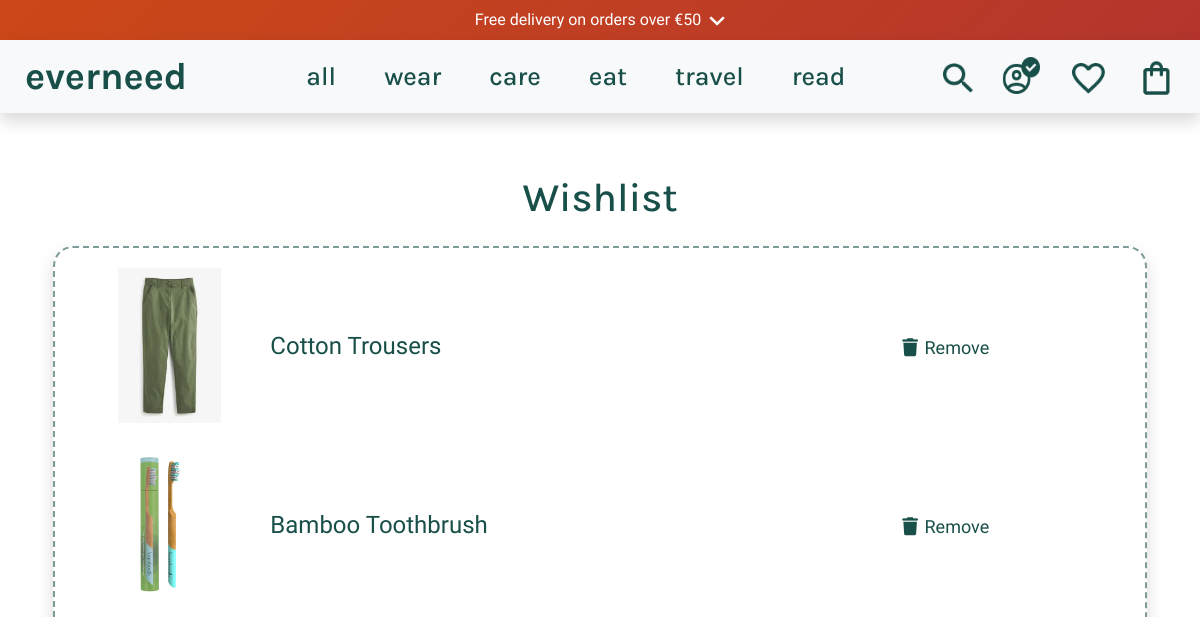
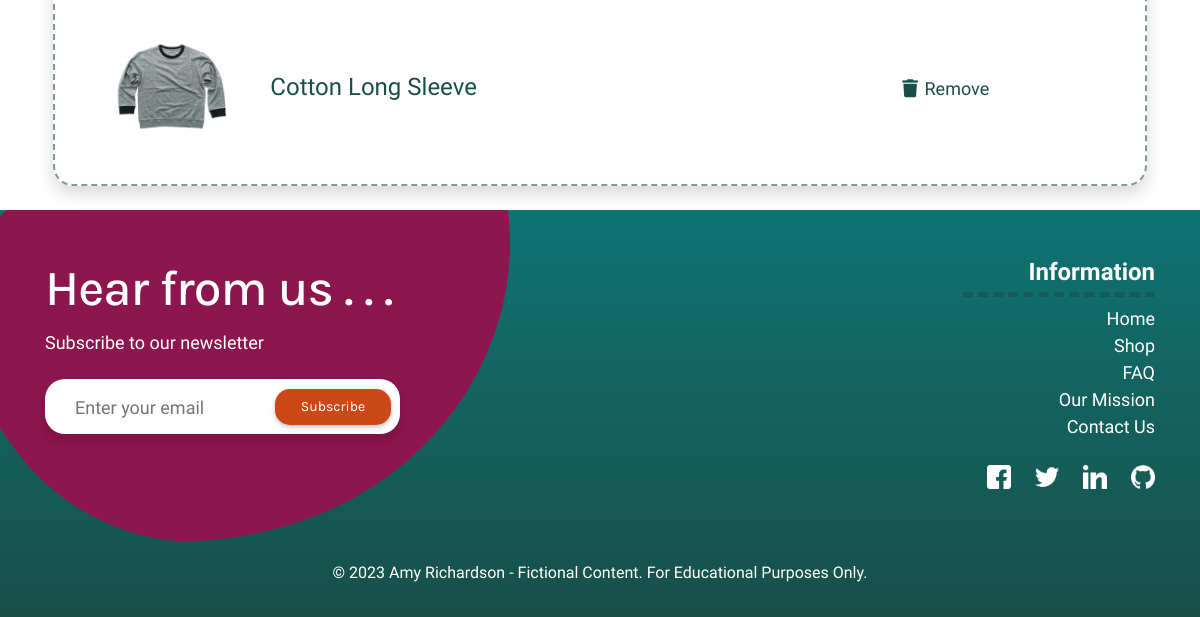
The page /wishlist/ (signed in) on the database as committed earlier (2 pictures, top to bottom).
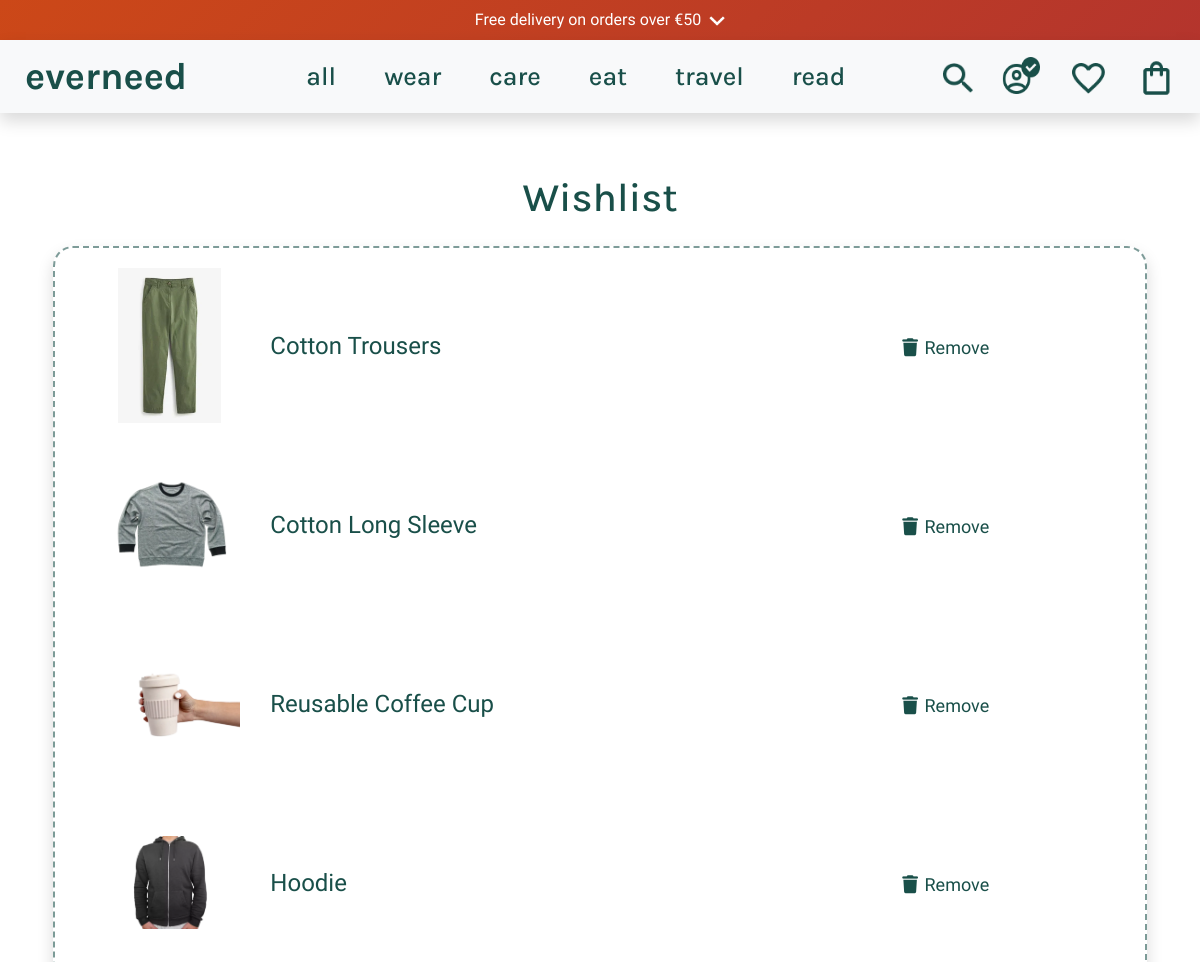
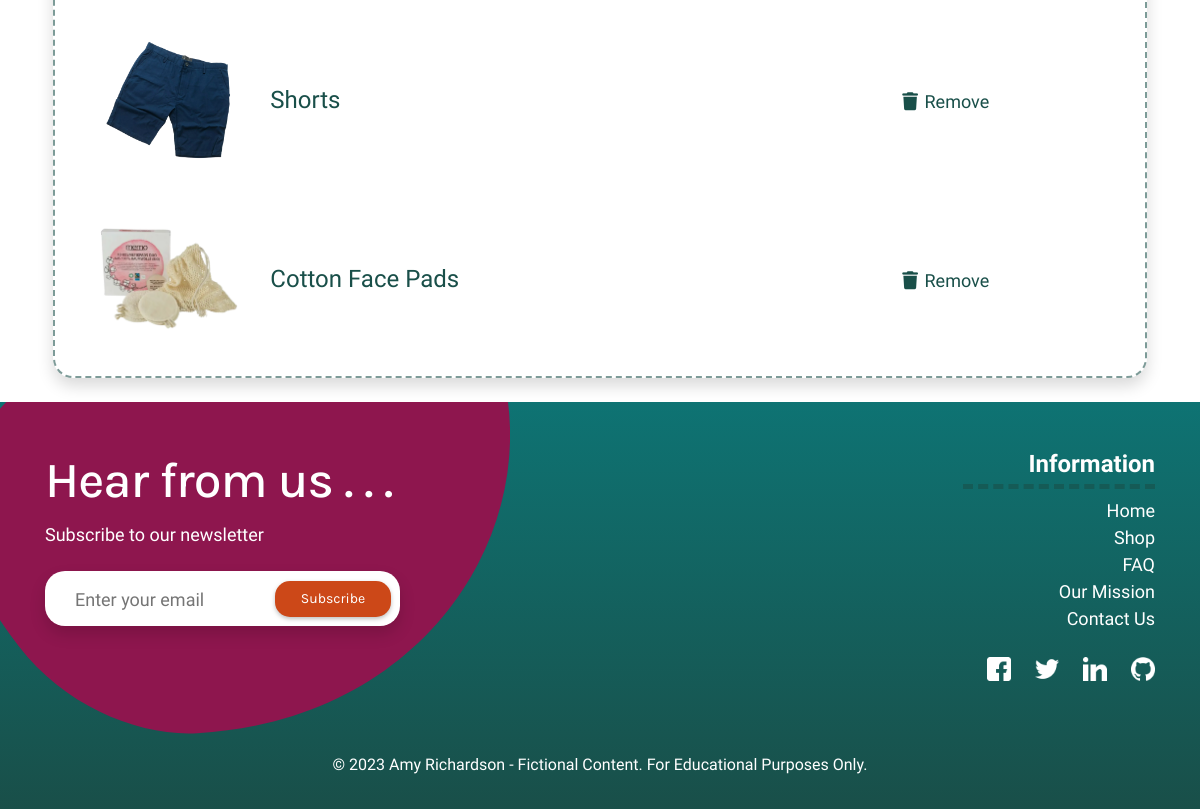
The same page on the database as committed later (2 pictures, top to bottom).
### wishlist/models.py (models this page shows, shortened)
class Wishlist(models.Model):
    user_profile = models.ForeignKey(UserProfile, on_delete=models.CASCADE,
                                     null=False, blank=False,
                                     related_name='user_wishlist',
                                     default=None)
    product = models.ForeignKey(Product, null=False, blank=False,
                                on_delete=models.CASCADE, default=None)

### products/models.py (models this page shows, shortened)
class Product(models.Model):
    category = models.ForeignKey(
        'Category', null=True, blank=True, on_delete=models.SET_NULL)
    sku = models.CharField(
        max_length=254, null=True, blank=True)
    name = models.CharField(max_length=254)
    description = models.TextField(max_length=1024, default='')
    price = models.DecimalField(max_digits=6, decimal_places=2)
    sale_price = models.DecimalField(
        max_digits=6, decimal_places=2, null=True, blank=True)
    discount = models.DecimalField(
        max_digits=6, decimal_places=2, null=True, blank=True)
    has_sizes = models.BooleanField(default=False, null=True, blank=True)
    ml_sizes = models.BooleanField(default=False, null=True, blank=True)
    is_shoe = models.BooleanField(default=False, null=True, blank=True)
    carbon_fp = models.DecimalField(
        max_digits=6, decimal_places=2, blank=True, null=True)
    carbon_saved = models.DecimalField(
        max_digits=6, decimal_places=2, blank=True, null=True)
    rating = models.DecimalField(max_digits=6, decimal_places=2, null=True,
                                 blank=True)
    image_url = models.URLField(
        max_length=1024, null=True, blank=True)
    image = models.ImageField(null=True, blank=True)
    feature_product = models.BooleanField(default=False, blank=True)
    is_sale = models.BooleanField(default=False)

### wishlist/views.py (the view)
# urls.py: path('wishlist/', include('wishlist.urls')),
@login_required
def wishlist(request):
    user_profile = UserProfile.objects.get(user=request.user)
    user_wishlist = Wishlist.objects.filter(user_profile=user_profile)
    return render(request, 'wishlist/wishlist.html', {'user_wishlist': user_wishlist})

### wishlist/templates/wishlist/wishlist.html (shortened to what this page needs)
{% extends 'base.html' %}
{% load static %}
{% block content %}
<div class="container mt-5 text-center">
    <div class="row">
        <h1 class="col section-title my-3">Wishlist</h1>
    </div>
    <div class="row wishlist-border p-2 mb-4 m-2 shadow">
        <div class="col-12">
            {% if user_wishlist %}
            <ul class="list-group">
                {% for item in user_wishlist %}
                <li class="list-group-item">
                    <div class="row align-items-center">
                        <div class="col-2">
                            <a href="{% url 'product_detail' item.product.id %}">
                                {% if item.product.image %}
                                <img class="w-100 wishlist-prod" src="{{ item.product.image.url }}" alt="{{ item.product.name }}">
                                {% else %}
                                <img class="w-100 wishlist-prod" src="{{ MEDIA_URL }}product_placeholder.png"
                                    alt="{{ item.product.name }}">
                                {% endif %}
                            </a>
                        </div>
                        <div class="col-6 text-left">
                            <p class="my-0">{{ item.product.name }}</p>
                        </div>
                        <div class="col-4">
                            <a href="{% url 'remove_from_wishlist' item.product.id %}" class="wishlist-delete">
                                <i class="fas fa-trash wishlist-icon"></i> Remove
                            </a>
                        </div>
                    </div>
                </li>
                {% endfor %}
            </ul>
            {% else %}
            <div class="col-12 text-center my-5">
                <p class="p-txt">Your wishlist is empty.</p>
            </div>
            {% endif %}
        </div>
    </div>
</div>
{% endblock %}

### templates/base.html (shortened to what this page needs)
{% load static %}
<!doctype html>
<html lang="en">
<head>
    {% block corecss %}
    <link rel="stylesheet" href="https://cdn.jsdelivr.net/npm/bootstrap@4.6.2/dist/css/bootstrap.min.css"
>
    <link rel="stylesheet" href="{% static 'css/base.css' %}">
    {% endblock %}
</head>
<body>
    {% include 'includes/header.html' %}
    <main>
    {% block content %}
    {% endblock %}
    </main>
    {% include 'includes/footer.html' %}
</body>
</html>

### templates/includes/header.html (shortened to what this page needs)
{% load static %}
<header class="container-fluid fixed-top p-0">
    {% include 'includes/delivery_banner.html' %}
    <nav class="navbar navbar-expand-lg navbar-light bg-light shadow">
        <div class="row">
            <div class="logo ml-lg-2 ml-xl-2">
                <a href="{% url 'home' %}" class="nav-link navbar-logo ml-3">
                everneed
                </a>
            </div>
        </div>
        <div class="collapse navbar-collapse" id="navbarTogglerDemo02">
            <ul class="navbar-nav w-auto mx-auto w-75">
                <li class="nav-item dropdown {% if request.resolver_match.url_name == 'products' and not request.GET.category %}active-nav-item{% endif %}">
                    <a class="nav-links mx-lg-4 mx-md-2 pb-2" href="{% url 'products' %}" id="all-products-link" data-toggle="dropdown"
                        aria-haspopup="true" aria-expanded="false">
                        all
                    </a>
                </li>
                <li class="nav-item dropdown {% if request.GET.category == 'wear' %}active-nav-item{% endif %}">
                    <a class="nav-links mx-lg-4 mx-md-2" href="{% url 'products' %}?category=wear" data-toggle="dropdown" aria-haspopup="true"
                        aria-expanded="false">
                        wear
                    </a>
                </li>
                <li class="nav-item dropdown {% if request.GET.category == 'care' %}active-nav-item{% endif %}">
                    <a class="nav-links mx-lg-4 mx-md-2" href="{% url 'products' %}?category=care" data-toggle="dropdown" aria-haspopup="true"
                        aria-expanded="false">
                        care
                    </a>
                </li>
                <li class="nav-item dropdown {% if request.GET.category == 'eat' %}active-nav-item{% endif %}">
                    <a class="nav-links mx-lg-4 mx-md-2" href="{% url 'products' %}?category=eat" data-toggle="dropdown" aria-haspopup="true"
                        aria-expanded="false">
                        eat
                    </a>
                </li>
                <li class="nav-item dropdown {% if request.GET.category == 'travel' %}active-nav-item{% endif %}">
                    <a class="nav-links mx-lg-4 mx-md-2" href="{% url 'products' %}?category=travel" data-toggle="dropdown" aria-haspopup="true"
                        aria-expanded="false">
                        travel
                    </a>
                </li>
                <li class="nav-item dropdown {% if request.resolver_match.url_name == 'article' %}active-nav-item{% endif %}">
                    <a class="nav-links mx-lg-4 mx-md-2" href="{% url 'article' %}" title="articles">
                        read
                    </a>
                </li>
            </ul>
            <ul class="nav-menu list-inline list-unstyled text-center text-lg-right my-0">
                <li class="list-inline-item">
                    <a class="nav-link" href="#" data-toggle="modal" data-target="#searchModal" title="Search">
                            <div class="text-center mx-2">
                                <img src="{% static 'icons/search.png' %}" class="nav-search" alt="search">
                            </div>
                    </a>
                </li>
                <li class="list-inline-item dropdown">
                    <a class="nav-link nav-links" href="{% url 'profile' %}" id="user-options" data-toggle="dropdown" aria-haspopup="true"
                        aria-expanded="false" title="Account">
                        <div class="text-center mx-2">
                            <img src="{% if request.user.is_authenticated %}{% static 'icons/logged_in.png' %}{% else %}{% static 'icons/account_circle.png' %}{% endif %}" class="nav-image nav-profile" alt="profile">
                        </div>
                    </a>
                </li>
                <li class="list-inline-item">
                    {% if request.user.is_authenticated %}
                    <a class="" href="{% url 'wishlist' %}" title="Wishlist">
                        <div class="text-center mx-2">
                            <img src="{% static 'icons/wishlist.png' %}" class="nav-image" alt="wishlist">
                        </div>
                    </a>
                    {% else %}
                    <a class="" href="/accounts/login/" title="Wishlist">
                        <div class="text-center mx-2">
                            <img src="{% static 'icons/wishlist.png' %}" class="nav-image" alt="wishlist">
                        </div>
                    </a>
                    {% endif %}
                </li>
                <li class="list-inline-item">
                    <a class="" href="{% url 'bag' %}" title="Bag">
                        <div class="text-center mx-2 d-none d-sm-block d-md-none d-lg-block d-xl-block">
                            {% if total_item_count == 0 %}
                            <img src="{% static 'icons/bag.png' %}" class="nav-image" alt="shopping bag">
                            {% else %}
                            <img src="{% static 'icons/bag_number_item.png' %}" class="nav-image" alt="shopping bag">
                            <span class="bag-quantity">{{ total_item_count }}</span>
                            {% endif %}
                        </div>
                    </a>
                </li>
            </ul>
        </div>
    </nav>
</header>

### templates/includes/delivery_banner.html
{% load static %}
<div class="text-center w-100 p-2 text-white delivery_dropdown">
    <span class="delivery_ban">Free delivery on orders over €{{ free_delivery_threshold }}&nbsp;&nbsp;<img src="{% static 'icons/dropdown_white.png' %}" class="dropdown_white_arrow" alt="dropdown arrow for delivery information overlay"></span>
</div>

### templates/includes/footer.html (shortened to what this page needs)
{% load static %}
<footer class="footer-bg text-white">
    <div class="container py-4">
        <div class="row justify-content-between">
            <div class="newsletter js-rollover" data-radius="50">
                <h2 class="newsletter-title">Hear from us . . .</h2>
                <p class="newsletter-text">Subscribe to our newsletter</p>
                <form method="GET" action="" class="newsletter-form" target="_blank">
                    <input type="email" name="EMAIL" id="email" class="shadow" placeholder="Enter your email">
                    <button type="submit" class="button newsletter-button">Subscribe</button>
                </form>
            </div>
            <div class="justify-content-end mt-2 footer-right">
                <div class="col-12 mb-4">
                    <div class="text-center text-lg-right">
                        <h4 class="mt-3 font-weight-bold footer-info">Information</h4>
                        <ul class="list-unstyled">
                            <li><a href="{% url 'home' %}" class="footer-links">Home</a></li>
                            <li><a href="{% url 'products' %}" class="footer-links">Shop</a></li>
                            <li><a href="{% url 'faq' %}" class="footer-links">FAQ</a></li>
                            <li><a href="{% url 'home' %}#our_mission" class="footer-links">Our Mission</a></li>
                            <li><a href="#" data-toggle="modal" data-target="#contactModal" class="footer-links">Contact Us</a></li>
                        </ul>
                    </div>
                </div>
                <div class="col-6 col-md-3 social social-icons mt-4">
                    <a href="https://www.facebook.com/" target="blank" rel="noopener"
                        aria-label="Facebook-opens in a new tab" title="Facebook">
                        <img src="{% static 'icons/facebook.png' %}" alt="Facebook Icon" class="social-icon">
                    </a>
                    <a href="https://twitter.com/home" target="blank" rel="noopener"
                        aria-label="Twitter-opens in a new tab" title="Twitter">
                        <img src="{% static 'icons/twitter.png' %}" alt="Twitter Icon" class="social-icon">
                    </a>
                    <a href="https://www.linkedin.com/in/amy-richardson-dev/" target="blank" rel="noopener"
                        aria-label="LinkedIn-opens in a new tab" title="LinkedIn">
                        <img src="{% static 'icons/linkedin.png' %}" alt="LinkedIn Icon" class="social-icon">
                    </a>
                    <a href="https://github.com/amylour" target="blank" rel="noopener"
                        aria-label="Github-opens in a new tab" title="GitHub">
                        <img src="{% static 'icons/github.png' %}" alt="Github Icon" class="social-icon">
                    </a>
                </div>
            </div>
        </div>
    </div>
    <div class="text-center pt-4 copyright mt-4 p-3">
        <p class="footer-p">&copy; 2023 Amy Richardson - Fictional Content. For Educational Purposes Only.</p>
    </div>
</footer>

Rows that differ between the two databases and show on the page:
removed Wishlist: product.image (picture), product.name "Bamboo Toothbrush"
added Wishlist: product.image (picture), product.name "Reusable Coffee Cup"
added Wishlist: product.image (picture), product.name "Hoodie"
added Wishlist: product.image (picture), product.name "Shorts"
added Wishlist: product.image (picture), product.name "Cotton Face Pads"
